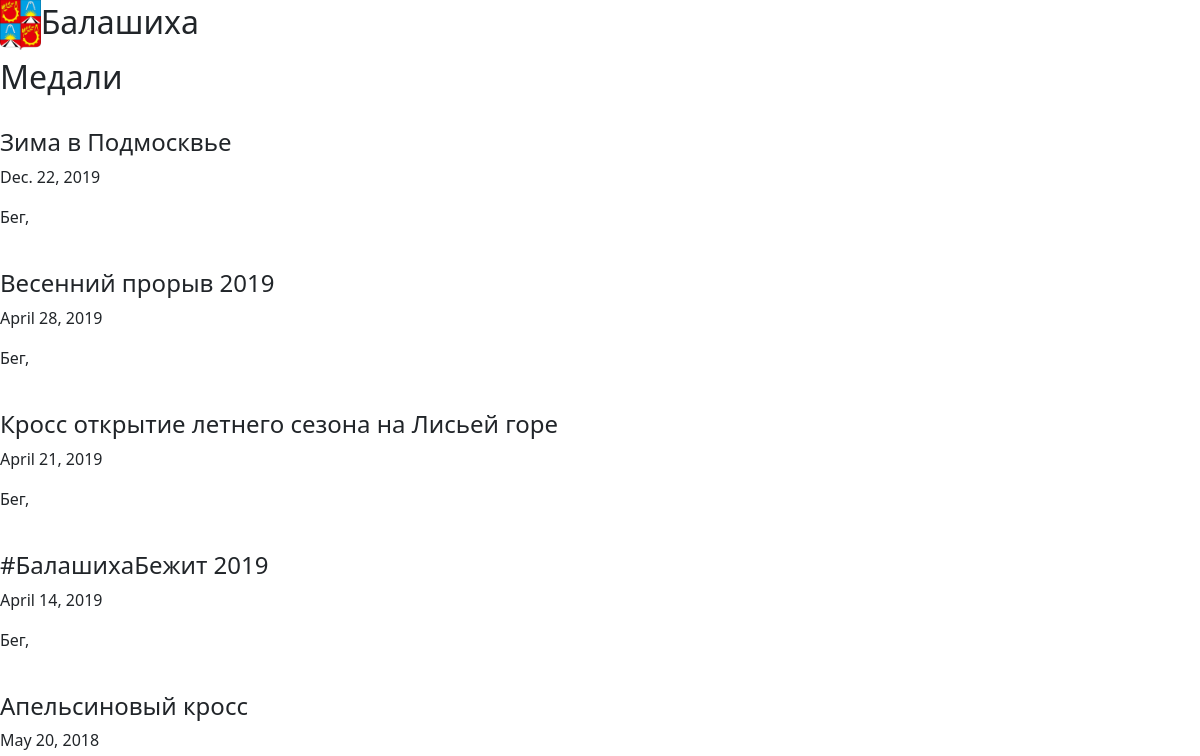
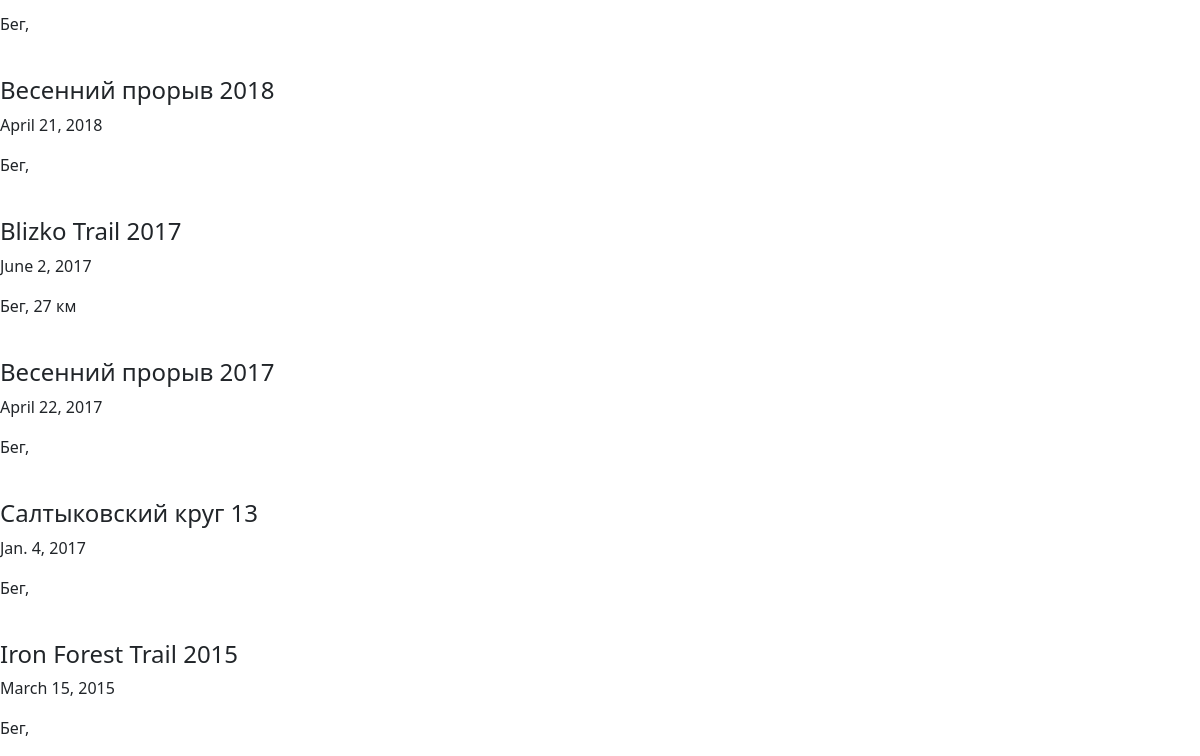
Page /city/6 on the earlier database version (2 pictures, top to bottom).
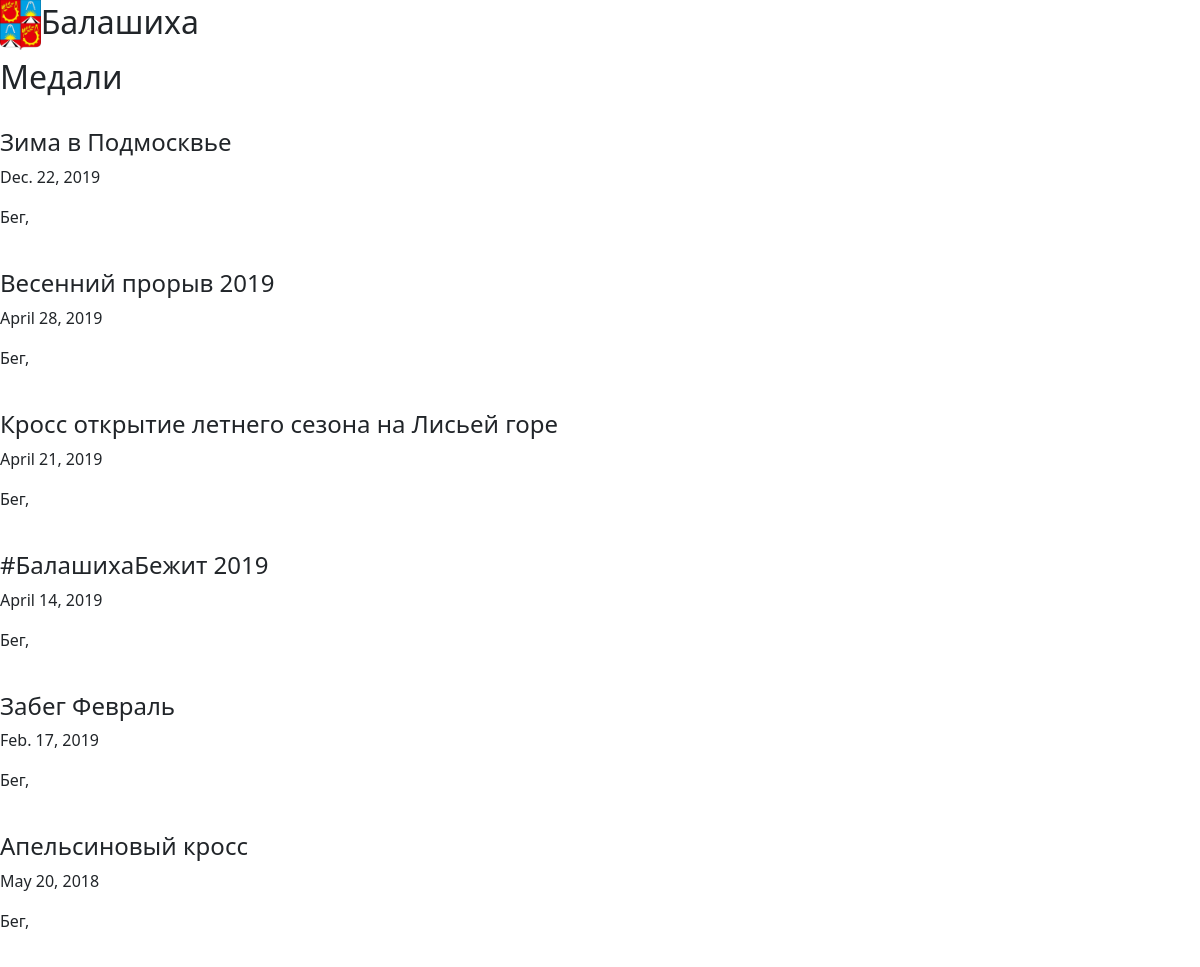
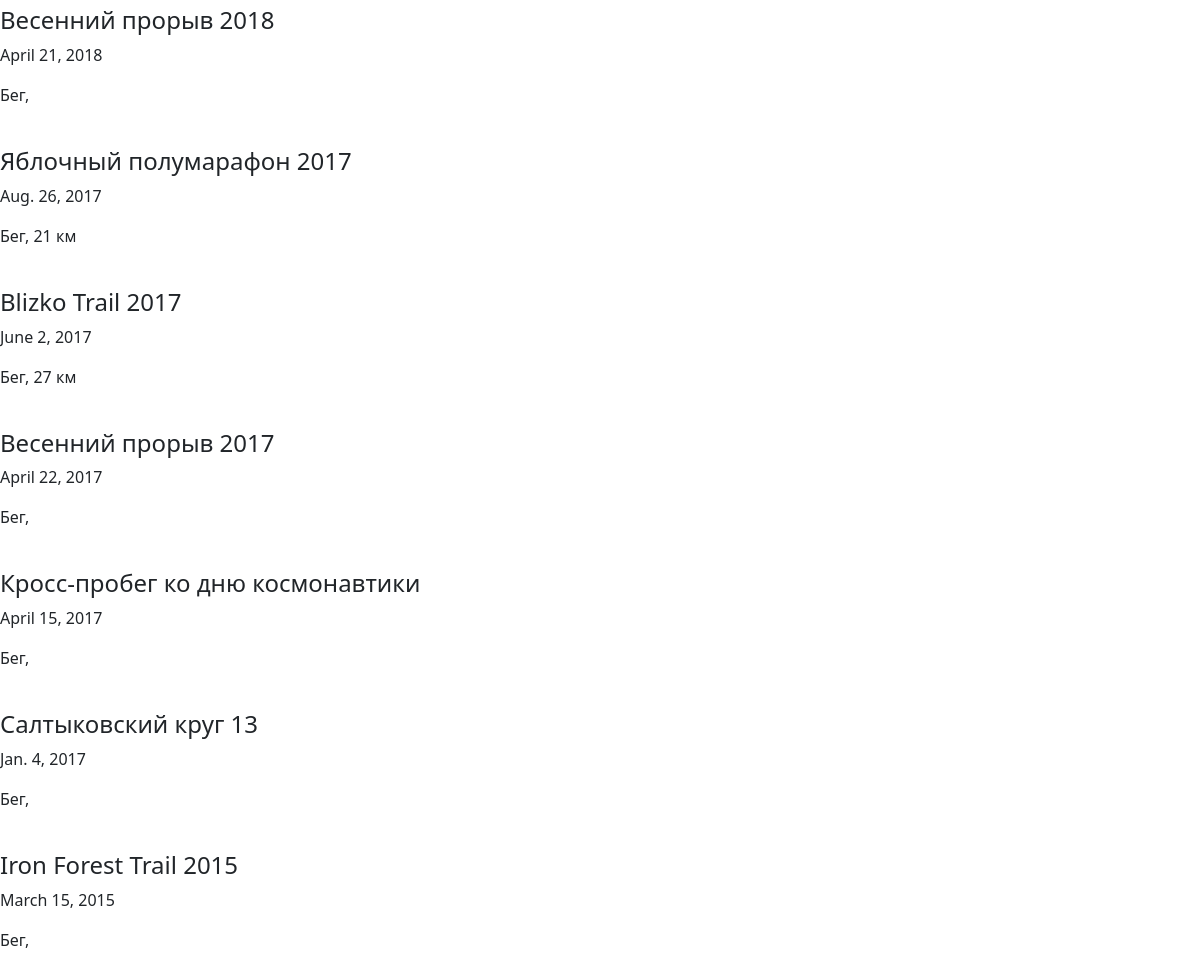
Same page on the later database version (2 pictures, top to bottom).
### medals/models.py (models this page shows, shortened)
class Medal(models.Model):
    country = models.ForeignKey(Country, on_delete = models.CASCADE)
    region = models.ForeignKey(Region, on_delete = models.CASCADE, blank = True, null=True)
    city = models.ForeignKey(City, on_delete = models.CASCADE)
    sport = models.ForeignKey(Sport, on_delete = models.CASCADE, to_field='name', default='Бег')
    series = models.ForeignKey(Series, on_delete = models.CASCADE, blank = True, null=True)
    org = models.ForeignKey(Org, on_delete = models.CASCADE, blank = True, null=True)
    name = models.CharField(max_length = 200)
    date_added = models.DateField(auto_now = True)
    date = models.DateField(auto_now = False)
    distance = models.CharField(blank = True, max_length = 15)
    photo = models.ImageField(upload_to='static/images/medals/')
    photo_second = models.ImageField(blank = True, upload_to='static/images/medals')
    likes = models.IntegerField(default = 0)
    added_by = models.CharField(blank = True, max_length = 200, default='fatum')
    credentials = models.CharField(blank = True, max_length = 200, default='@fa_tum')

class Sport(models.Model):
    name = models.CharField(max_length = 200, unique = True)
    count = models.IntegerField(default = 0)
    descriprion = models.TextField(blank = True)
    logo = models.FileField(blank = True, upload_to='static/images/logos/sports')
    def __str__(self):
        return self.name

### medals/views.py (the view)
# urls.py: path('city/<int:id>', views.city),
def city(request, id):
    city = City.objects.get(id=id)
    medals = Medal.objects.filter(city = id).order_by('-date')
    return render(request, 'medals/city.html', context={"city": city, "medals": medals})

### templates/medals/city.html (shortened to what this page needs)
<!DOCTYPE html>
{% load static %}
<html>
<head>
  <link href="https://cdn.jsdelivr.net/npm/bootstrap@5.1.3/dist/css/bootstrap.min.css" rel="stylesheet">
</head>
<body>
  <h2><img src="../{{ city.flag_path }}" height=50></img>{{city.name}}</h2>
<h2>Медали</h2>
{% if medals.count > 0 %}
  {% for medal in medals %}
      <div>
        <h4>{{medal.name}}</h4>
        <p>{{medal.date}}</p>
        <p>{{medal.sport}}, {{medal.distance}}</p>
      </div>
  {% endfor %}
{% endif %}
</body>
</html>

Differences in the rows shown:
added Medal: name "Забег Февраль", date "Feb. 17, 2019", sport "Бег"
added Medal: name "Яблочный полумарафон 2017", date "Aug. 26, 2017", sport "Бег", distance "21 км"
added Medal: name "Кросс-пробег ко дню космонавтики", date "April 15, 2017", sport "Бег"
